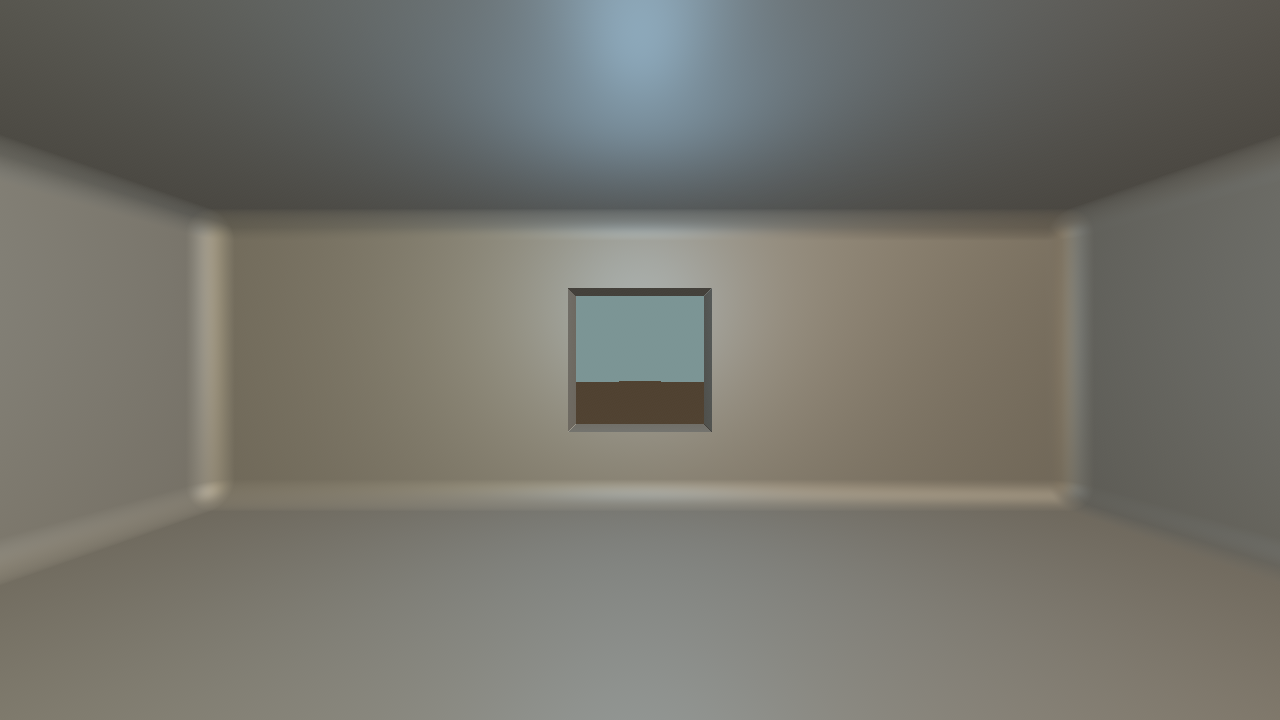
#> input picture tests/golden/ref_basic.ppm, 1280 x 720 px
$ python diff_images.py golden/ref_basic.ppm golden/ref_normals.ppm golden/ref_normals.ppm 1.0
#> lines starting #> are read from the running program, lines starting #| are printed output that depends on the picture
#!/usr/bin/env python3
"""
Visual Parity Comparison Tool
Compares two PPM/PNG images, computing MSE, PSNR, and max channel delta.
Can generate an amplified difference heatmap if differences are detected.
"""

import sys
import numpy as np
from PIL import Image

def compare_images(img1_path, img2_path, heatmap_path=None, threshold_mse=0.5):
#> called with img1_path = 'golden/ref_basic.ppm', img2_path = 'golden/ref_normals.ppm', heatmap_path = 'golden/ref_normals.ppm', threshold_mse = 1
    im1 = Image.open(img1_path).convert("RGB")
#> im1 is the input picture: PIL image 1280x720 RGB; mean R, G, B 116.5, 115.4, 107.9
    im2 = Image.open(img2_path).convert("RGB")
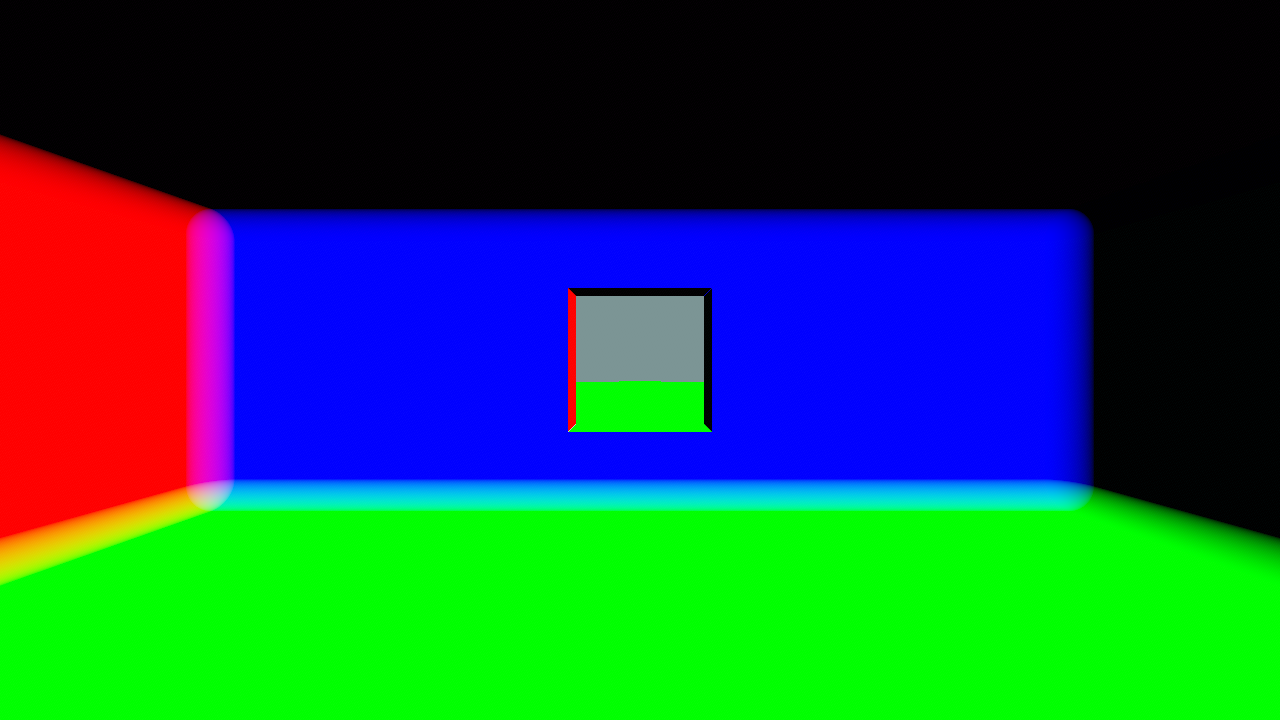
#> input picture tests/golden/ref_normals.ppm, 1280 x 720 px
#> im2 is the input picture: PIL image 1280x720 RGB; mean R, G, B 25.4, 82.8, 68.8

    if im1.size != im2.size:
        print(f"FAIL: Size mismatch! {im1.size} vs {im2.size}")
        return False, float("inf"), float("inf"), 255

    arr1 = np.asarray(im1, dtype=np.float32)
    arr2 = np.asarray(im2, dtype=np.float32)

    diff = np.abs(arr1 - arr2)
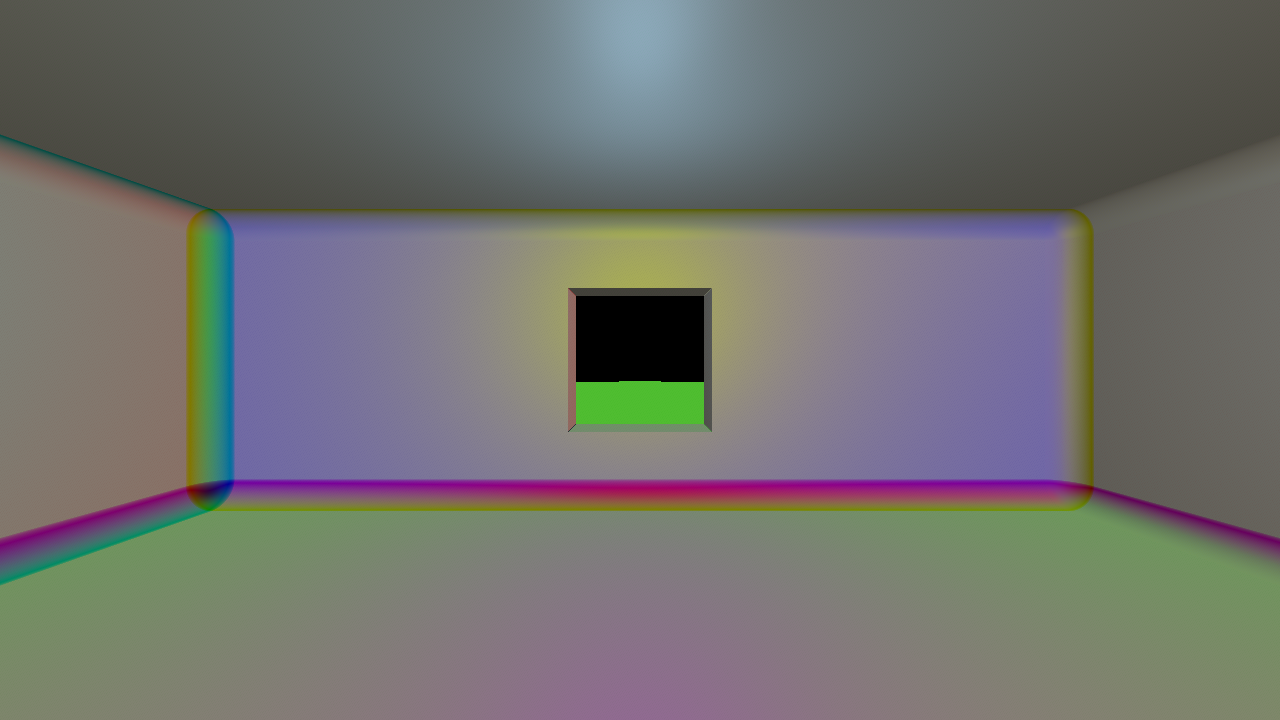
#> diff: shape (720, 1280, 3) float32; mean R, G, B 112.7, 112.8, 109.8
    max_delta = np.max(diff)
#> max_delta = 190
    mse = np.mean((arr1 - arr2) ** 2)
#> mse = 13274.4

    if mse == 0.0:
        psnr = float("inf")
    else:
        psnr = 20.0 * np.log10(255.0 / np.sqrt(mse))
#> psnr = 6.9

    passed = mse <= threshold_mse
#> passed = False

    print(f"Comparison: {img1_path} vs {img2_path}")
    print(f"  MSE: {mse:.4f} (Threshold: {threshold_mse})")
#|   MSE: 13274.4072 (Threshold: 1.0)
    print(f"  PSNR: {psnr:.2f} dB")
#|   PSNR: 6.90 dB
    print(f"  Max Delta: {max_delta:.1f}")
#|   Max Delta: 190.0
    print(f"  Result: {'PASS' if passed else 'FAIL'}")
#|   Result: FAIL

    if heatmap_path and not passed:
        # Amplify difference 10x for visual inspection
        heatmap_arr = np.clip(diff * 10.0, 0, 255).astype(np.uint8)
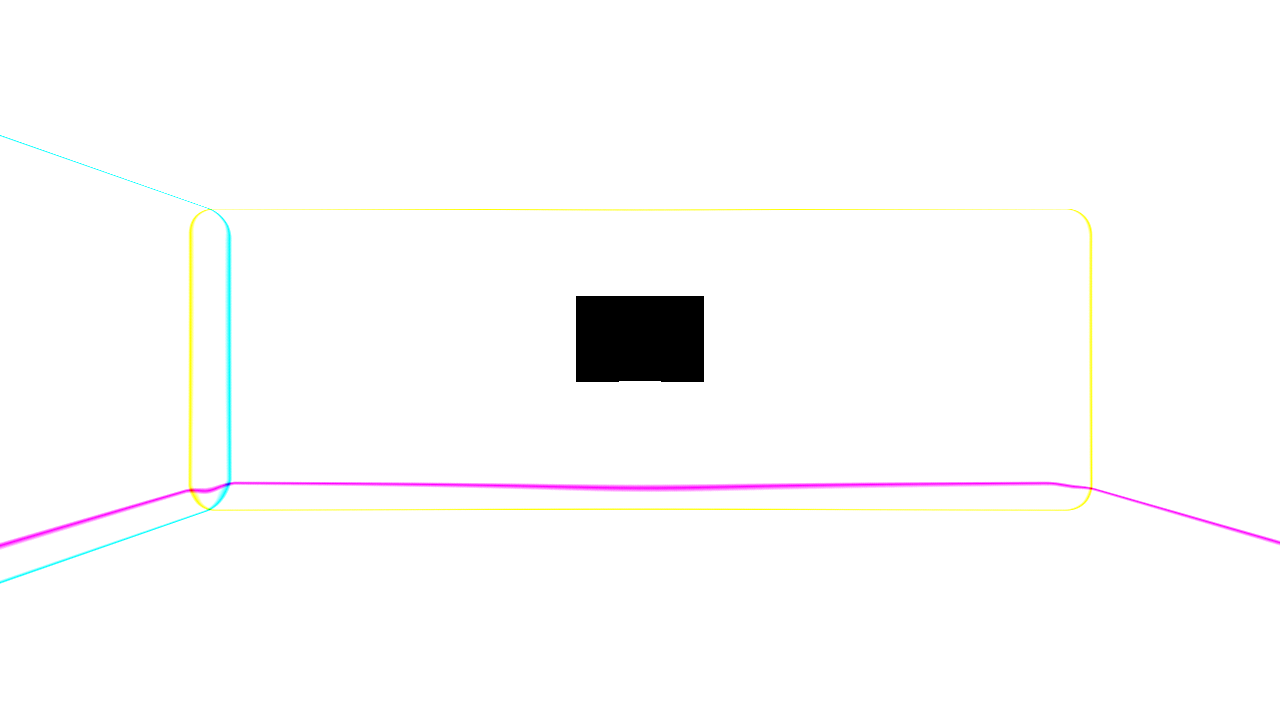
#> heatmap_arr: shape (720, 1280, 3); mean R, G, B 251.6, 250.9, 251.1
        heatmap_img = Image.fromarray(heatmap_arr)
        heatmap_img.save(heatmap_path)
        print(f"  Diff heatmap saved to: {heatmap_path}")

    return passed, mse, psnr, max_delta

if __name__ == "__main__":
    if len(sys.argv) < 3:
        print("Usage: python3 diff_images.py <img1> <img2> [heatmap_out] [threshold_mse]")
        sys.exit(1)

    img1 = sys.argv[1]
    img2 = sys.argv[2]
    heatmap = sys.argv[3] if len(sys.argv) > 3 else None
    thresh = float(sys.argv[4]) if len(sys.argv) > 4 else 0.5

    ok, _, _, _ = compare_images(img1, img2, heatmap, thresh)
#> ok = False
#> (the run stopped early here; a loop or call above may not have finished)
